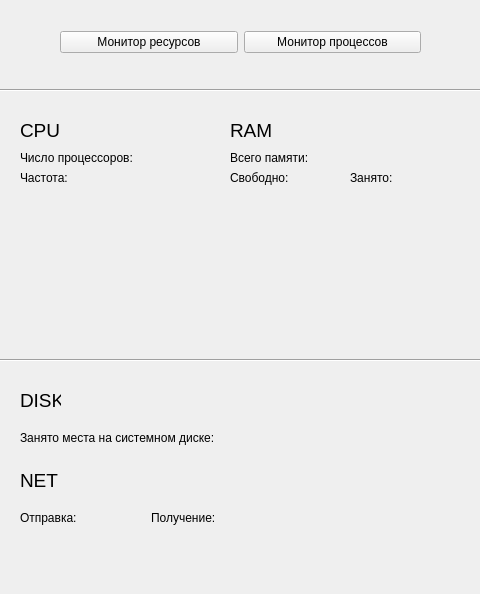
<?xml version="1.0" encoding="UTF-8"?>
<ui version="4.0">
 <class>MainWindow</class>
 <widget class="QMainWindow" name="MainWindow">
  <property name="enabled">
   <bool>true</bool>
  </property>
  <property name="geometry">
   <rect>
    <x>0</x>
    <y>0</y>
    <width>480</width>
    <height>594</height>
   </rect>
  </property>
  <property name="minimumSize">
   <size>
    <width>472</width>
    <height>594</height>
   </size>
  </property>
  <property name="maximumSize">
   <size>
    <width>480</width>
    <height>594</height>
   </size>
  </property>
  <property name="windowTitle">
   <string>MainWindow</string>
  </property>
  <widget class="QWidget" name="centralwidget">
   <widget class="QLabel" name="label_cpu">
    <property name="geometry">
     <rect>
      <x>20</x>
      <y>120</y>
      <width>41</width>
      <height>21</height>
     </rect>
    </property>
    <property name="font">
     <font>
      <pointsize>14</pointsize>
     </font>
    </property>
    <property name="text">
     <string>CPU</string>
    </property>
   </widget>
   <widget class="QLabel" name="label_memory">
    <property name="geometry">
     <rect>
      <x>230</x>
      <y>120</y>
      <width>41</width>
      <height>21</height>
     </rect>
    </property>
    <property name="font">
     <font>
      <pointsize>14</pointsize>
     </font>
    </property>
    <property name="text">
     <string>RAM</string>
    </property>
   </widget>
   <widget class="QWidget" name="layoutWidget">
    <property name="geometry">
     <rect>
      <x>60</x>
      <y>30</y>
      <width>361</width>
      <height>25</height>
     </rect>
    </property>
    <layout class="QHBoxLayout" name="horizontalLayout">
     <item>
      <widget class="QPushButton" name="pushButton">
       <property name="text">
        <string>Монитор ресурсов</string>
       </property>
      </widget>
     </item>
     <item>
      <widget class="QPushButton" name="pushButton_2">
       <property name="text">
        <string>Монитор процессов</string>
       </property>
      </widget>
     </item>
    </layout>
   </widget>
   <widget class="QWidget" name="layoutWidget">
    <property name="geometry">
     <rect>
      <x>20</x>
      <y>150</y>
      <width>156</width>
      <height>15</height>
     </rect>
    </property>
    <layout class="QHBoxLayout" name="horizontalLayout_2">
     <item>
      <widget class="QLabel" name="label">
       <property name="text">
        <string>Число процессоров:</string>
       </property>
      </widget>
     </item>
     <item>
      <widget class="QLabel" name="label_cpu_count">
       <property name="text">
        <string/>
       </property>
      </widget>
     </item>
    </layout>
   </widget>
   <widget class="QWidget" name="layoutWidget">
    <property name="geometry">
     <rect>
      <x>20</x>
      <y>170</y>
      <width>101</width>
      <height>15</height>
     </rect>
    </property>
    <layout class="QHBoxLayout" name="horizontalLayout_3">
     <item>
      <widget class="QLabel" name="label_3">
       <property name="text">
        <string>Частота:</string>
       </property>
      </widget>
     </item>
     <item>
      <widget class="QLabel" name="label_cpu_freq">
       <property name="text">
        <string/>
       </property>
      </widget>
     </item>
    </layout>
   </widget>
   <widget class="QWidget" name="layoutWidget">
    <property name="geometry">
     <rect>
      <x>230</x>
      <y>170</y>
      <width>107</width>
      <height>15</height>
     </rect>
    </property>
    <layout class="QHBoxLayout" name="horizontalLayout_4">
     <item>
      <widget class="QLabel" name="label_7">
       <property name="text">
        <string>Свободно:</string>
       </property>
      </widget>
     </item>
     <item>
      <widget class="QLabel" name="label_memory_free">
       <property name="text">
        <string/>
       </property>
      </widget>
     </item>
    </layout>
   </widget>
   <widget class="QWidget" name="layoutWidget">
    <property name="geometry">
     <rect>
      <x>230</x>
      <y>150</y>
      <width>111</width>
      <height>16</height>
     </rect>
    </property>
    <layout class="QHBoxLayout" name="horizontalLayout_5">
     <item>
      <widget class="QLabel" name="label_9">
       <property name="text">
        <string>Всего памяти:</string>
       </property>
      </widget>
     </item>
     <item>
      <widget class="QLabel" name="label_memory_total">
       <property name="text">
        <string/>
       </property>
      </widget>
     </item>
    </layout>
   </widget>
   <widget class="QWidget" name="layoutWidget">
    <property name="geometry">
     <rect>
      <x>350</x>
      <y>170</y>
      <width>102</width>
      <height>15</height>
     </rect>
    </property>
    <layout class="QHBoxLayout" name="horizontalLayout_6">
     <item>
      <widget class="QLabel" name="label_11">
       <property name="text">
        <string>Занято:</string>
       </property>
      </widget>
     </item>
     <item>
      <widget class="QLabel" name="label_memory_used">
       <property name="text">
        <string/>
       </property>
      </widget>
     </item>
    </layout>
   </widget>
   <widget class="QLabel" name="label_cpu_percent">
    <property name="geometry">
     <rect>
      <x>70</x>
      <y>120</y>
      <width>71</width>
      <height>21</height>
     </rect>
    </property>
    <property name="font">
     <font>
      <pointsize>12</pointsize>
     </font>
    </property>
    <property name="text">
     <string/>
    </property>
   </widget>
   <widget class="QLabel" name="label_memory_percent">
    <property name="geometry">
     <rect>
      <x>290</x>
      <y>120</y>
      <width>71</width>
      <height>21</height>
     </rect>
    </property>
    <property name="font">
     <font>
      <pointsize>12</pointsize>
     </font>
    </property>
    <property name="text">
     <string/>
    </property>
   </widget>
   <widget class="Line" name="line">
    <property name="geometry">
     <rect>
      <x>0</x>
      <y>80</y>
      <width>481</width>
      <height>20</height>
     </rect>
    </property>
    <property name="orientation">
     <enum>Qt::Horizontal</enum>
    </property>
   </widget>
   <widget class="Line" name="line_2">
    <property name="geometry">
     <rect>
      <x>0</x>
      <y>350</y>
      <width>481</width>
      <height>20</height>
     </rect>
    </property>
    <property name="orientation">
     <enum>Qt::Horizontal</enum>
    </property>
   </widget>
   <widget class="QLabel" name="label_cpu_2">
    <property name="geometry">
     <rect>
      <x>20</x>
      <y>390</y>
      <width>41</width>
      <height>21</height>
     </rect>
    </property>
    <property name="font">
     <font>
      <pointsize>14</pointsize>
     </font>
    </property>
    <property name="text">
     <string>DISK</string>
    </property>
   </widget>
   <widget class="QLabel" name="label_cpu_3">
    <property name="geometry">
     <rect>
      <x>20</x>
      <y>470</y>
      <width>41</width>
      <height>21</height>
     </rect>
    </property>
    <property name="font">
     <font>
      <pointsize>14</pointsize>
     </font>
    </property>
    <property name="text">
     <string>NET</string>
    </property>
   </widget>
   <widget class="QWidget" name="layoutWidget">
    <property name="geometry">
     <rect>
      <x>20</x>
      <y>430</y>
      <width>230</width>
      <height>15</height>
     </rect>
    </property>
    <layout class="QHBoxLayout" name="horizontalLayout_7">
     <item>
      <widget class="QLabel" name="label_2">
       <property name="text">
        <string>Занято места на системном диске:</string>
       </property>
      </widget>
     </item>
     <item>
      <widget class="QLabel" name="label_disk_usage">
       <property name="text">
        <string/>
       </property>
      </widget>
     </item>
    </layout>
   </widget>
   <widget class="QWidget" name="layoutWidget">
    <property name="geometry">
     <rect>
      <x>20</x>
      <y>510</y>
      <width>109</width>
      <height>15</height>
     </rect>
    </property>
    <layout class="QHBoxLayout" name="horizontalLayout_8">
     <item>
      <widget class="QLabel" name="label_5">
       <property name="text">
        <string>Отправка:</string>
       </property>
      </widget>
     </item>
     <item>
      <widget class="QLabel" name="label_net_sent">
       <property name="text">
        <string/>
       </property>
      </widget>
     </item>
    </layout>
   </widget>
   <widget class="QWidget" name="layoutWidget">
    <property name="geometry">
     <rect>
      <x>151</x>
      <y>510</y>
      <width>121</width>
      <height>16</height>
     </rect>
    </property>
    <layout class="QHBoxLayout" name="horizontalLayout_9">
     <item>
      <widget class="QLabel" name="label_6">
       <property name="text">
        <string>Получение:</string>
       </property>
      </widget>
     </item>
     <item>
      <widget class="QLabel" name="label_net_recv">
       <property name="text">
        <string/>
       </property>
      </widget>
     </item>
    </layout>
   </widget>
   <widget class="PlotWidget" name="widget_cpu" native="true">
    <property name="geometry">
     <rect>
      <x>20</x>
      <y>210</y>
      <width>211</width>
      <height>131</height>
     </rect>
    </property>
   </widget>
   <widget class="PlotWidget" name="widget_ram" native="true">
    <property name="geometry">
     <rect>
      <x>240</x>
      <y>210</y>
      <width>211</width>
      <height>131</height>
     </rect>
    </property>
   </widget>
  </widget>
 </widget>
 <customwidgets>
  <customwidget>
   <class>PlotWidget</class>
   <extends>QWidget</extends>
   <header>pyqtgraph</header>
   <container>1</container>
  </customwidget>
 </customwidgets>
 <resources/>
 <connections>
  <connection>
   <sender>pushButton</sender>
   <signal>clicked()</signal>
   <receiver>label</receiver>
   <slot>show()</slot>
   <hints>
    <hint type="sourcelabel">
     <x>148</x>
     <y>44</y>
    </hint>
    <hint type="destinationlabel">
     <x>36</x>
     <y>161</y>
    </hint>
   </hints>
  </connection>
  <connection>
   <sender>pushButton</sender>
   <signal>clicked()</signal>
   <receiver>label_cpu_count</receiver>
   <slot>show()</slot>
   <hints>
    <hint type="sourcelabel">
     <x>163</x>
     <y>48</y>
    </hint>
    <hint type="destinationlabel">
     <x>174</x>
     <y>158</y>
    </hint>
   </hints>
  </connection>
  <connection>
   <sender>pushButton</sender>
   <signal>clicked()</signal>
   <receiver>label_cpu_freq</receiver>
   <slot>show()</slot>
   <hints>
    <hint type="sourcelabel">
     <x>205</x>
     <y>41</y>
    </hint>
    <hint type="destinationlabel">
     <x>119</x>
     <y>180</y>
    </hint>
   </hints>
  </connection>
  <connection>
   <sender>pushButton</sender>
   <signal>clicked()</signal>
   <receiver>label_3</receiver>
   <slot>show()</slot>
   <hints>
    <hint type="sourcelabel">
     <x>176</x>
     <y>45</y>
    </hint>
    <hint type="destinationlabel">
     <x>35</x>
     <y>181</y>
    </hint>
   </hints>
  </connection>
  <connection>
   <sender>pushButton_2</sender>
   <signal>clicked()</signal>
   <receiver>label_cpu_count</receiver>
   <slot>hide()</slot>
   <hints>
    <hint type="sourcelabel">
     <x>419</x>
     <y>46</y>
    </hint>
    <hint type="destinationlabel">
     <x>174</x>
     <y>159</y>
    </hint>
   </hints>
  </connection>
  <connection>
   <sender>pushButton_2</sender>
   <signal>clicked()</signal>
   <receiver>label_cpu_freq</receiver>
   <slot>hide()</slot>
   <hints>
    <hint type="sourcelabel">
     <x>419</x>
     <y>40</y>
    </hint>
    <hint type="destinationlabel">
     <x>119</x>
     <y>183</y>
    </hint>
   </hints>
  </connection>
  <connection>
   <sender>pushButton_2</sender>
   <signal>clicked()</signal>
   <receiver>label</receiver>
   <slot>hide()</slot>
   <hints>
    <hint type="sourcelabel">
     <x>419</x>
     <y>41</y>
    </hint>
    <hint type="destinationlabel">
     <x>84</x>
     <y>162</y>
    </hint>
   </hints>
  </connection>
  <connection>
   <sender>pushButton_2</sender>
   <signal>clicked()</signal>
   <receiver>label_3</receiver>
   <slot>hide()</slot>
   <hints>
    <hint type="sourcelabel">
     <x>419</x>
     <y>42</y>
    </hint>
    <hint type="destinationlabel">
     <x>59</x>
     <y>183</y>
    </hint>
   </hints>
  </connection>
  <connection>
   <sender>pushButton</sender>
   <signal>clicked()</signal>
   <receiver>label_cpu</receiver>
   <slot>show()</slot>
   <hints>
    <hint type="sourcelabel">
     <x>122</x>
     <y>46</y>
    </hint>
    <hint type="destinationlabel">
     <x>37</x>
     <y>126</y>
    </hint>
   </hints>
  </connection>
  <connection>
   <sender>pushButton</sender>
   <signal>clicked()</signal>
   <receiver>label_memory</receiver>
   <slot>show()</slot>
   <hints>
    <hint type="sourcelabel">
     <x>176</x>
     <y>43</y>
    </hint>
    <hint type="destinationlabel">
     <x>200</x>
     <y>140</y>
    </hint>
   </hints>
  </connection>
  <connection>
   <sender>pushButton_2</sender>
   <signal>clicked()</signal>
   <receiver>label_cpu</receiver>
   <slot>hide()</slot>
   <hints>
    <hint type="sourcelabel">
     <x>419</x>
     <y>48</y>
    </hint>
    <hint type="destinationlabel">
     <x>60</x>
     <y>137</y>
    </hint>
   </hints>
  </connection>
  <connection>
   <sender>pushButton_2</sender>
   <signal>clicked()</signal>
   <receiver>label_memory</receiver>
   <slot>hide()</slot>
   <hints>
    <hint type="sourcelabel">
     <x>419</x>
     <y>42</y>
    </hint>
    <hint type="destinationlabel">
     <x>200</x>
     <y>140</y>
    </hint>
   </hints>
  </connection>
  <connection>
   <sender>pushButton</sender>
   <signal>clicked()</signal>
   <receiver>label_7</receiver>
   <slot>show()</slot>
   <hints>
    <hint type="sourcelabel">
     <x>123</x>
     <y>45</y>
    </hint>
    <hint type="destinationlabel">
     <x>231</x>
     <y>183</y>
    </hint>
   </hints>
  </connection>
  <connection>
   <sender>pushButton</sender>
   <signal>clicked()</signal>
   <receiver>label_memory_free</receiver>
   <slot>show()</slot>
   <hints>
    <hint type="sourcelabel">
     <x>177</x>
     <y>46</y>
    </hint>
    <hint type="destinationlabel">
     <x>322</x>
     <y>183</y>
    </hint>
   </hints>
  </connection>
  <connection>
   <sender>pushButton</sender>
   <signal>clicked()</signal>
   <receiver>label_memory_total</receiver>
   <slot>show()</slot>
   <hints>
    <hint type="sourcelabel">
     <x>220</x>
     <y>50</y>
    </hint>
    <hint type="destinationlabel">
     <x>339</x>
     <y>164</y>
    </hint>
   </hints>
  </connection>
  <connection>
   <sender>pushButton</sender>
   <signal>clicked()</signal>
   <receiver>label_9</receiver>
   <slot>show()</slot>
   <hints>
    <hint type="sourcelabel">
     <x>155</x>
     <y>45</y>
    </hint>
    <hint type="destinationlabel">
     <x>231</x>
     <y>164</y>
    </hint>
   </hints>
  </connection>
  <connection>
   <sender>pushButton_2</sender>
   <signal>clicked()</signal>
   <receiver>label_7</receiver>
   <slot>hide()</slot>
   <hints>
    <hint type="sourcelabel">
     <x>419</x>
     <y>44</y>
    </hint>
    <hint type="destinationlabel">
     <x>231</x>
     <y>183</y>
    </hint>
   </hints>
  </connection>
  <connection>
   <sender>pushButton_2</sender>
   <signal>clicked()</signal>
   <receiver>label_memory_free</receiver>
   <slot>hide()</slot>
   <hints>
    <hint type="sourcelabel">
     <x>419</x>
     <y>42</y>
    </hint>
    <hint type="destinationlabel">
     <x>322</x>
     <y>183</y>
    </hint>
   </hints>
  </connection>
  <connection>
   <sender>pushButton_2</sender>
   <signal>clicked()</signal>
   <receiver>label_9</receiver>
   <slot>hide()</slot>
   <hints>
    <hint type="sourcelabel">
     <x>419</x>
     <y>47</y>
    </hint>
    <hint type="destinationlabel">
     <x>231</x>
     <y>164</y>
    </hint>
   </hints>
  </connection>
  <connection>
   <sender>pushButton_2</sender>
   <signal>clicked()</signal>
   <receiver>label_memory_total</receiver>
   <slot>hide()</slot>
   <hints>
    <hint type="sourcelabel">
     <x>419</x>
     <y>43</y>
    </hint>
    <hint type="destinationlabel">
     <x>339</x>
     <y>164</y>
    </hint>
   </hints>
  </connection>
  <connection>
   <sender>pushButton</sender>
   <signal>clicked()</signal>
   <receiver>label_11</receiver>
   <slot>show()</slot>
   <hints>
    <hint type="sourcelabel">
     <x>115</x>
     <y>49</y>
    </hint>
    <hint type="destinationlabel">
     <x>352</x>
     <y>180</y>
    </hint>
   </hints>
  </connection>
  <connection>
   <sender>pushButton</sender>
   <signal>clicked()</signal>
   <receiver>label_memory_used</receiver>
   <slot>show()</slot>
   <hints>
    <hint type="sourcelabel">
     <x>135</x>
     <y>45</y>
    </hint>
    <hint type="destinationlabel">
     <x>450</x>
     <y>182</y>
    </hint>
   </hints>
  </connection>
  <connection>
   <sender>pushButton_2</sender>
   <signal>clicked()</signal>
   <receiver>label_11</receiver>
   <slot>hide()</slot>
   <hints>
    <hint type="sourcelabel">
     <x>325</x>
     <y>42</y>
    </hint>
    <hint type="destinationlabel">
     <x>351</x>
     <y>180</y>
    </hint>
   </hints>
  </connection>
  <connection>
   <sender>pushButton_2</sender>
   <signal>clicked()</signal>
   <receiver>label_memory_used</receiver>
   <slot>hide()</slot>
   <hints>
    <hint type="sourcelabel">
     <x>405</x>
     <y>42</y>
    </hint>
    <hint type="destinationlabel">
     <x>409</x>
     <y>178</y>
    </hint>
   </hints>
  </connection>
  <connection>
   <sender>pushButton</sender>
   <signal>clicked()</signal>
   <receiver>label_cpu_2</receiver>
   <slot>show()</slot>
   <hints>
    <hint type="sourcelabel">
     <x>97</x>
     <y>36</y>
    </hint>
    <hint type="destinationlabel">
     <x>48</x>
     <y>288</y>
    </hint>
   </hints>
  </connection>
  <connection>
   <sender>pushButton</sender>
   <signal>clicked()</signal>
   <receiver>label_2</receiver>
   <slot>show()</slot>
   <hints>
    <hint type="sourcelabel">
     <x>83</x>
     <y>34</y>
    </hint>
    <hint type="destinationlabel">
     <x>70</x>
     <y>431</y>
    </hint>
   </hints>
  </connection>
  <connection>
   <sender>pushButton</sender>
   <signal>clicked()</signal>
   <receiver>label_disk_usage</receiver>
   <slot>show()</slot>
   <hints>
    <hint type="sourcelabel">
     <x>89</x>
     <y>31</y>
    </hint>
    <hint type="destinationlabel">
     <x>248</x>
     <y>431</y>
    </hint>
   </hints>
  </connection>
  <connection>
   <sender>pushButton</sender>
   <signal>clicked()</signal>
   <receiver>label_cpu_3</receiver>
   <slot>show()</slot>
   <hints>
    <hint type="sourcelabel">
     <x>186</x>
     <y>48</y>
    </hint>
    <hint type="destinationlabel">
     <x>47</x>
     <y>379</y>
    </hint>
   </hints>
  </connection>
  <connection>
   <sender>pushButton</sender>
   <signal>clicked()</signal>
   <receiver>label_5</receiver>
   <slot>show()</slot>
   <hints>
    <hint type="sourcelabel">
     <x>199</x>
     <y>47</y>
    </hint>
    <hint type="destinationlabel">
     <x>73</x>
     <y>511</y>
    </hint>
   </hints>
  </connection>
  <connection>
   <sender>pushButton</sender>
   <signal>clicked()</signal>
   <receiver>label_net_sent</receiver>
   <slot>show()</slot>
   <hints>
    <hint type="sourcelabel">
     <x>200</x>
     <y>37</y>
    </hint>
    <hint type="destinationlabel">
     <x>127</x>
     <y>511</y>
    </hint>
   </hints>
  </connection>
  <connection>
   <sender>pushButton</sender>
   <signal>clicked()</signal>
   <receiver>label_6</receiver>
   <slot>show()</slot>
   <hints>
    <hint type="sourcelabel">
     <x>163</x>
     <y>40</y>
    </hint>
    <hint type="destinationlabel">
     <x>172</x>
     <y>511</y>
    </hint>
   </hints>
  </connection>
  <connection>
   <sender>pushButton</sender>
   <signal>clicked()</signal>
   <receiver>label_net_recv</receiver>
   <slot>show()</slot>
   <hints>
    <hint type="sourcelabel">
     <x>217</x>
     <y>44</y>
    </hint>
    <hint type="destinationlabel">
     <x>270</x>
     <y>511</y>
    </hint>
   </hints>
  </connection>
  <connection>
   <sender>pushButton</sender>
   <signal>clicked()</signal>
   <receiver>line</receiver>
   <slot>show()</slot>
   <hints>
    <hint type="sourcelabel">
     <x>103</x>
     <y>36</y>
    </hint>
    <hint type="destinationlabel">
     <x>89</x>
     <y>95</y>
    </hint>
   </hints>
  </connection>
  <connection>
   <sender>pushButton</sender>
   <signal>clicked()</signal>
   <receiver>line_2</receiver>
   <slot>show()</slot>
   <hints>
    <hint type="sourcelabel">
     <x>138</x>
     <y>46</y>
    </hint>
    <hint type="destinationlabel">
     <x>129</x>
     <y>249</y>
    </hint>
   </hints>
  </connection>
  <connection>
   <sender>pushButton_2</sender>
   <signal>clicked()</signal>
   <receiver>line</receiver>
   <slot>hide()</slot>
   <hints>
    <hint type="sourcelabel">
     <x>313</x>
     <y>37</y>
    </hint>
    <hint type="destinationlabel">
     <x>305</x>
     <y>84</y>
    </hint>
   </hints>
  </connection>
  <connection>
   <sender>pushButton_2</sender>
   <signal>clicked()</signal>
   <receiver>line_2</receiver>
   <slot>hide()</slot>
   <hints>
    <hint type="sourcelabel">
     <x>368</x>
     <y>47</y>
    </hint>
    <hint type="destinationlabel">
     <x>264</x>
     <y>251</y>
    </hint>
   </hints>
  </connection>
  <connection>
   <sender>pushButton_2</sender>
   <signal>clicked()</signal>
   <receiver>label_cpu_2</receiver>
   <slot>hide()</slot>
   <hints>
    <hint type="sourcelabel">
     <x>357</x>
     <y>39</y>
    </hint>
    <hint type="destinationlabel">
     <x>51</x>
     <y>289</y>
    </hint>
   </hints>
  </connection>
  <connection>
   <sender>pushButton_2</sender>
   <signal>clicked()</signal>
   <receiver>label_2</receiver>
   <slot>hide()</slot>
   <hints>
    <hint type="sourcelabel">
     <x>388</x>
     <y>39</y>
    </hint>
    <hint type="destinationlabel">
     <x>124</x>
     <y>431</y>
    </hint>
   </hints>
  </connection>
  <connection>
   <sender>pushButton_2</sender>
   <signal>clicked()</signal>
   <receiver>label_disk_usage</receiver>
   <slot>hide()</slot>
   <hints>
    <hint type="sourcelabel">
     <x>326</x>
     <y>45</y>
    </hint>
    <hint type="destinationlabel">
     <x>248</x>
     <y>431</y>
    </hint>
   </hints>
  </connection>
  <connection>
   <sender>pushButton_2</sender>
   <signal>clicked()</signal>
   <receiver>label_cpu_3</receiver>
   <slot>hide()</slot>
   <hints>
    <hint type="sourcelabel">
     <x>322</x>
     <y>43</y>
    </hint>
    <hint type="destinationlabel">
     <x>53</x>
     <y>377</y>
    </hint>
   </hints>
  </connection>
  <connection>
   <sender>pushButton_2</sender>
   <signal>clicked()</signal>
   <receiver>label_5</receiver>
   <slot>hide()</slot>
   <hints>
    <hint type="sourcelabel">
     <x>370</x>
     <y>37</y>
    </hint>
    <hint type="destinationlabel">
     <x>59</x>
     <y>511</y>
    </hint>
   </hints>
  </connection>
  <connection>
   <sender>pushButton_2</sender>
   <signal>clicked()</signal>
   <receiver>label_net_sent</receiver>
   <slot>hide()</slot>
   <hints>
    <hint type="sourcelabel">
     <x>334</x>
     <y>39</y>
    </hint>
    <hint type="destinationlabel">
     <x>127</x>
     <y>511</y>
    </hint>
   </hints>
  </connection>
  <connection>
   <sender>pushButton_2</sender>
   <signal>clicked()</signal>
   <receiver>label_6</receiver>
   <slot>hide()</slot>
   <hints>
    <hint type="sourcelabel">
     <x>373</x>
     <y>45</y>
    </hint>
    <hint type="destinationlabel">
     <x>199</x>
     <y>511</y>
    </hint>
   </hints>
  </connection>
  <connection>
   <sender>pushButton_2</sender>
   <signal>clicked()</signal>
   <receiver>label_net_recv</receiver>
   <slot>hide()</slot>
   <hints>
    <hint type="sourcelabel">
     <x>374</x>
     <y>35</y>
    </hint>
    <hint type="destinationlabel">
     <x>270</x>
     <y>511</y>
    </hint>
   </hints>
  </connection>
  <connection>
   <sender>pushButton</sender>
   <signal>clicked()</signal>
   <receiver>label_cpu_percent</receiver>
   <slot>show()</slot>
   <hints>
    <hint type="sourcelabel">
     <x>140</x>
     <y>38</y>
    </hint>
    <hint type="destinationlabel">
     <x>112</x>
     <y>135</y>
    </hint>
   </hints>
  </connection>
  <connection>
   <sender>pushButton</sender>
   <signal>clicked()</signal>
   <receiver>label_memory_percent</receiver>
   <slot>show()</slot>
   <hints>
    <hint type="sourcelabel">
     <x>196</x>
     <y>49</y>
    </hint>
    <hint type="destinationlabel">
     <x>267</x>
     <y>133</y>
    </hint>
   </hints>
  </connection>
  <connection>
   <sender>pushButton_2</sender>
   <signal>clicked()</signal>
   <receiver>label_cpu_percent</receiver>
   <slot>hide()</slot>
   <hints>
    <hint type="sourcelabel">
     <x>321</x>
     <y>43</y>
    </hint>
    <hint type="destinationlabel">
     <x>128</x>
     <y>137</y>
    </hint>
   </hints>
  </connection>
  <connection>
   <sender>pushButton_2</sender>
   <signal>clicked()</signal>
   <receiver>label_memory_percent</receiver>
   <slot>hide()</slot>
   <hints>
    <hint type="sourcelabel">
     <x>303</x>
     <y>50</y>
    </hint>
    <hint type="destinationlabel">
     <x>321</x>
     <y>137</y>
    </hint>
   </hints>
  </connection>
  <connection>
   <sender>pushButton</sender>
   <signal>clicked()</signal>
   <receiver>widget_cpu</receiver>
   <slot>show()</slot>
   <hints>
    <hint type="sourcelabel">
     <x>143</x>
     <y>44</y>
    </hint>
    <hint type="destinationlabel">
     <x>128</x>
     <y>252</y>
    </hint>
   </hints>
  </connection>
  <connection>
   <sender>pushButton</sender>
   <signal>clicked()</signal>
   <receiver>widget_ram</receiver>
   <slot>show()</slot>
   <hints>
    <hint type="sourcelabel">
     <x>138</x>
     <y>40</y>
    </hint>
    <hint type="destinationlabel">
     <x>316</x>
     <y>241</y>
    </hint>
   </hints>
  </connection>
  <connection>
   <sender>pushButton_2</sender>
   <signal>clicked()</signal>
   <receiver>widget_cpu</receiver>
   <slot>hide()</slot>
   <hints>
    <hint type="sourcelabel">
     <x>347</x>
     <y>37</y>
    </hint>
    <hint type="destinationlabel">
     <x>184</x>
     <y>222</y>
    </hint>
   </hints>
  </connection>
  <connection>
   <sender>pushButton_2</sender>
   <signal>clicked()</signal>
   <receiver>widget_ram</receiver>
   <slot>hide()</slot>
   <hints>
    <hint type="sourcelabel">
     <x>357</x>
     <y>42</y>
    </hint>
    <hint type="destinationlabel">
     <x>365</x>
     <y>226</y>
    </hint>
   </hints>
  </connection>
 </connections>
</ui>
